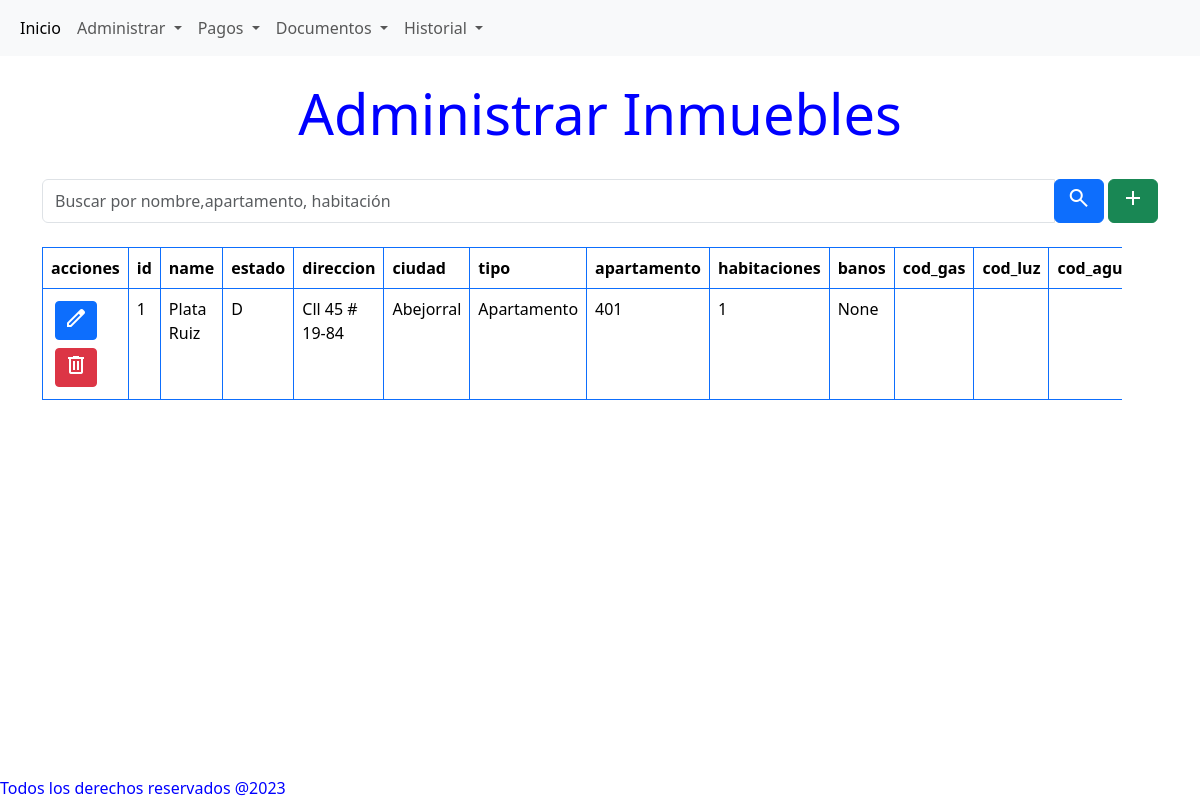
Page /inmueble/ on the committed database.
### models/InmuebleModel.py (models this page shows)
class Inmueble(db.Model):
    id              = db.Column(db.Integer, primary_key = True)
    name            = db.Column(db.String(50), nullable=False)
    estado          = db.Column(db.String(1), nullable=False)
    direccion       = db.Column(db.String(200), nullable=False)
    ciudad          = db.Column(db.String(50), nullable=False)
    tipo            = db.Column(db.String(15), nullable=False)
    apartamento     = db.Column(db.Integer, nullable=False)
    habitaciones    = db.Column(db.Integer, nullable=False)
    banos           = db.Column(db.Integer)
    cod_gas         = db.Column(db.Integer)
    cod_luz         = db.Column(db.Integer)
    cod_agua        = db.Column(db.Integer)
    contratos        = db.relationship('Contrato', back_populates='inmueble')

### routes/inmueble.py (the view)
@inmueble_bp.route('/')
def index():
    results= Inmueble.query.filter(Inmueble.estado != 'I').all()
    return render_template('inmueble/inmuebleTable.html',  results =results)

### templates/inmueble/inmuebleTable.html (shortened to what this page needs)
{% extends 'base.html' %}
{% block content %}
<h1 class="display-4 text-center mt-4"> Administrar Inmuebles</h1>
<br>
<div class="container">
    <div class="mb-4">
        <form method="post" action="{{ url_for('inmueble.search') }}">
                <div class="input-group">
                    <input type="text" class="form-control" name="search_term" placeholder="Buscar por nombre,apartamento, habitación">
                    <div class="input-group-append">
                        <button type="submit" class="btn btn-primary">
                            <span class="material-symbols-outlined">
                            </span>
                        </button>
                        <a class="btn btn-success" href="{{ url_for('inmueble.create') }}" role="button">
                            <span class="material-symbols-outlined">
                            </span>
                        </a>
                    </div>
                </div>
        </form>
    </div>
    {% if results%}
    <div class="table-container">
        <table class="table table-hover table-bordered border-primary">
            <thead>
            <tr>
                <th>
                    acciones
                </th>
                {% for column in results[0].__table__.columns.keys() %}
                <th>{{ column }}</th>
                {% endfor %}
            </tr>
            </thead>
            <tbody>
                {% for result in results %}
                    <tr>
                        <td>
                            <a href="{{  url_for('inmueble.edit_inmueble', item_id=result.id)  }}" class="btn btn-primary btn-sm m-1">
                                <span class="material-symbols-outlined">
                                </span>
                            </a>
                            <a href="{{  url_for('inmueble.delete_inmueble', item_id=result.id)  }}" class="btn btn-danger btn-sm m-1">
                                <span class="material-symbols-outlined">
                                </span>
                            </a>
                        </td>
                        {% for column in results[0].__table__.columns.keys() %}
                            <td>{{  result[column]  }}</td>
                        {% endfor %}
                    </tr>
                {% endfor %}
            </tbody>
        </table>
    </div>
    {% endif  %}
</div>
{% endblock %}

### static/main.css (style rules this page uses)
body { color:blue; }
.table-container { max-width: 90vw !important; overflow-x: auto; }

### rows in the picture
Inmueble: id "1" "Plata Ruiz" "D" "Cll 45 # 19-84" "Abejorral" "Apartamento" "401" "1" "None"

### other values in the picture
{{ column }} "id" "name" "estado" "direccion" "ciudad" "tipo" "apartamento" "habitaciones" "banos" "cod_gas" "cod_luz"
